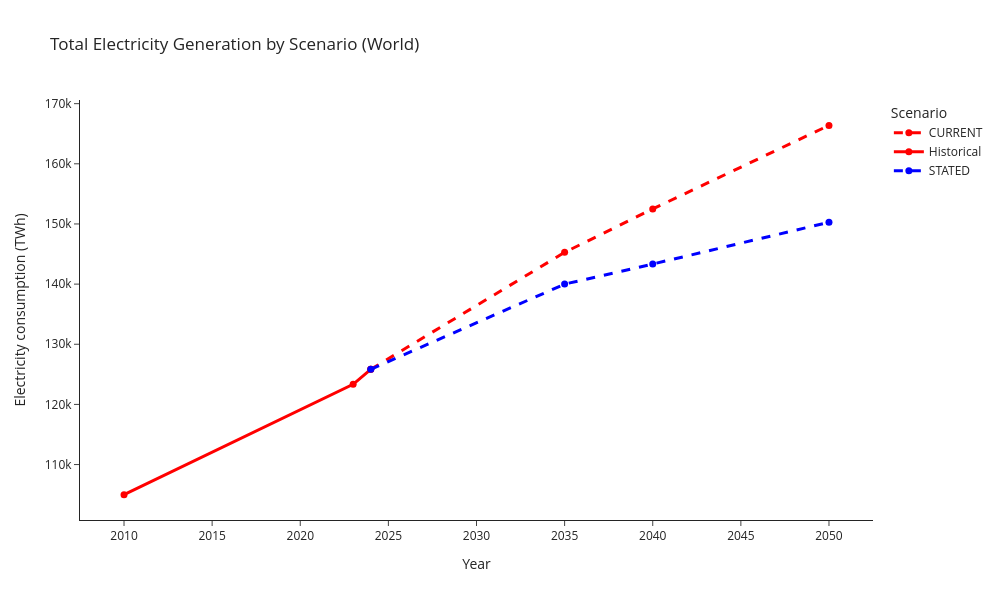

The notebook cell saved with this chart:
### Code cell
fig = go.Figure()

style_map = {
    "Historical": dict(color="red",  dash="solid"),
    "CURRENT":    dict(color="red",  dash="dash"),
    "STATED":     dict(color="blue", dash="dash"),
}

for scenario, sub in df_gen[df_gen["Scenario"].isin(["Historical", "CURRENT", "STATED"])].groupby("Scenario"):
    fig.add_trace(
        go.Scatter(
            x=sub["Year"],
            y=sub["Total_final_consumption_TWh"],
            mode="lines+markers",
            name=scenario,
            line=dict(
                color=style_map[scenario]["color"],
                dash=style_map[scenario]["dash"],
                width=3
            ),
            marker=dict(size=7),
        )
    )

fig.update_layout(
    title="Total Electricity Generation by Scenario (World)",
    xaxis_title="Year",
    yaxis_title="Electricity consumption (TWh)",
    legend_title="Scenario",
    template="simple_white",
    width=1000,
    height=600,
)

fig.show()

### Figure 1 — Plotly figure (JSON) as saved in the notebook; plotly's stock layout.template omitted (floating-point values rounded to 4 significant figures)
{"data": [{"line": {"color": "red", "dash": "dash", "width": 3}, "marker": {"size": 7}, "mode": "lines+markers", "name": "CURRENT", "type": "scatter", "x": [2024, 2035, 2040, 2050], "y": [125800.0, 145300.0, 152500.0, 166400.0]}, {"line": {"color": "red", "dash": "solid", "width": 3}, "marker": {"size": 7}, "mode": "lines+markers", "name": "Historical", "type": "scatter", "x": [2010, 2023, 2024], "y": [105000.0, 123300.0, 125800.0]}, {"line": {"color": "blue", "dash": "dash", "width": 3}, "marker": {"size": 7}, "mode": "lines+markers", "name": "STATED", "type": "scatter", "x": [2024, 2035, 2040, 2050], "y": [125800.0, 140000.0, 143300.0, 150300.0]}], "layout": {"height": 600, "legend": {"title": {"text": "Scenario"}}, "title": {"text": "Total Electricity Generation by Scenario (World)"}, "width": 1000, "xaxis": {"title": {"text": "Year"}}, "yaxis": {"title": {"text": "Electricity consumption (TWh)"}}}}
